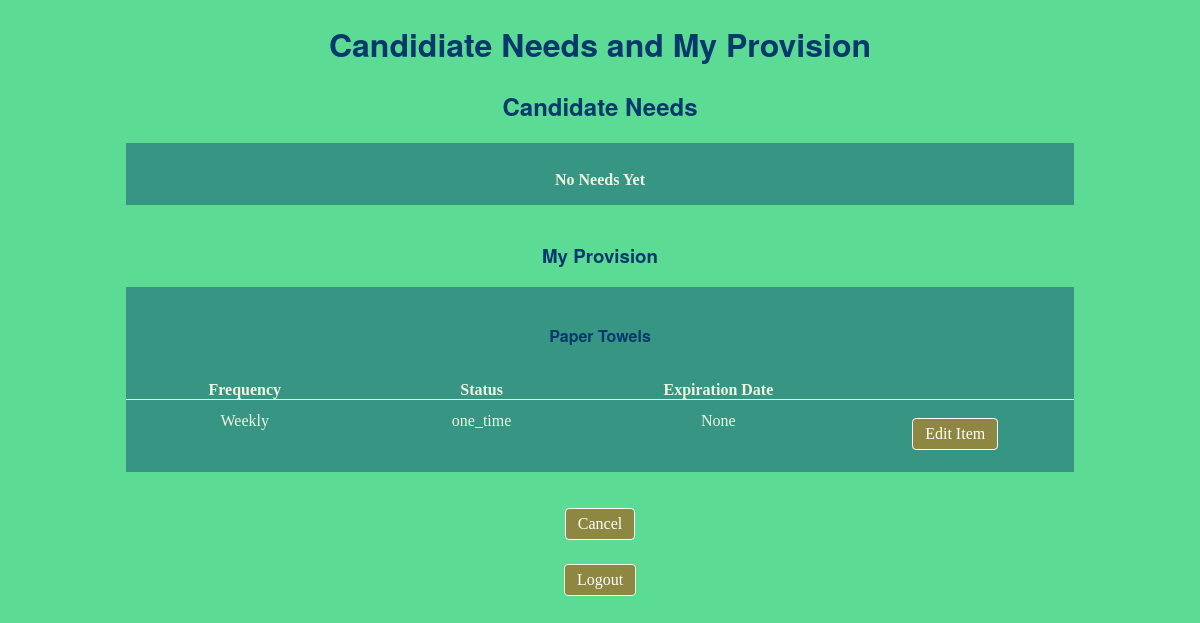
Before: /match_need_to_provision/2/2/ (signed in) with the older database file.
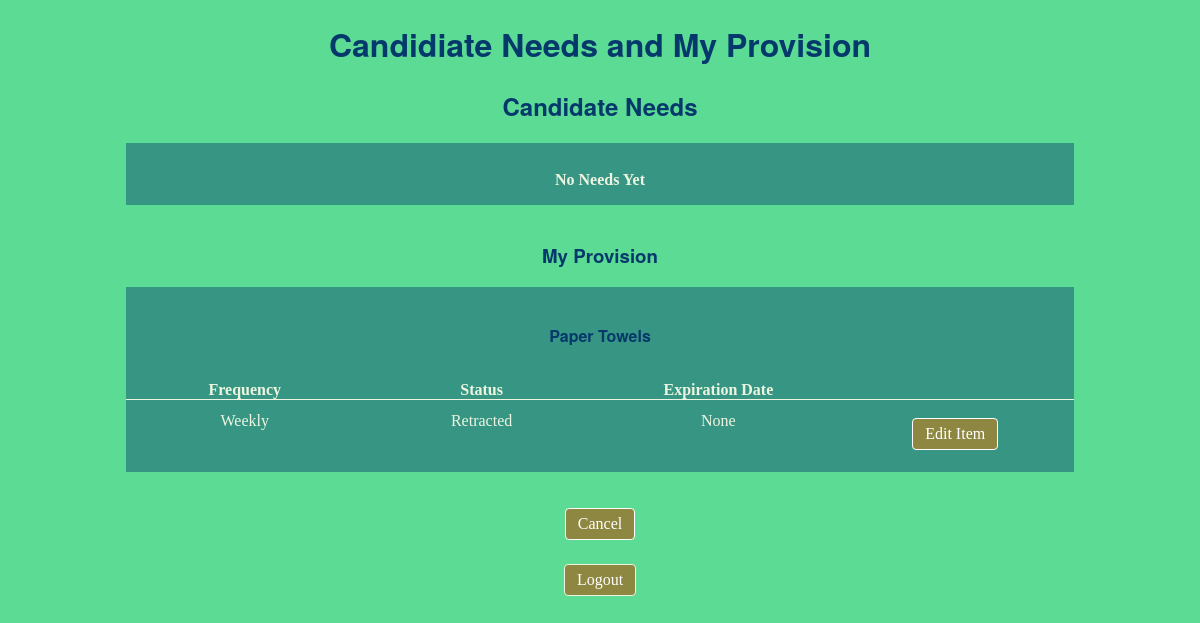
After: the same page with the newer database file.
### share/models.py (models this page shows, shortened)
class Provision(models.Model):
    STATUS = (
    ('Available', 'Available'),
    ('Pending', 'Pending'),
    ('Provided', 'Provided'),
    ('Expired', 'Expired'),
    ('Retracted', 'Retracted'),
    )
    FREQUENCY = (
    ('One Time', 'One_time'),
    ('Daily', 'Daily'),
    ('Weekly', 'Weekly'),
    ('Monthly', 'Monthly'),
    ('Intermittent', 'Intermittent'),
    ('Not Applicable', 'Not Applicable'),
    )
    name = models.CharField(max_length=50, help_text='')
    member_id = models.PositiveSmallIntegerField(blank=False,
    help_text='Providing member',default=0)
    type = models.CharField(max_length=25, choices=TYPE)
    frequency = models.CharField(max_length=25, choices=FREQUENCY, default='One_time',
    help_text='Used for items that repeat (i.e. at service that can be provided \
    to one person every week')
    expiration_date = models.DateTimeField(auto_now=False, auto_now_add=False, \
    blank=True, null=True, help_text=('useful for food and deadlines'))
    status = models.CharField(max_length=25, choices=STATUS, default='Available')
    provided_to = models.PositiveSmallIntegerField(blank=True, null=True,
    help_text="Member who received the service")

### share/views.py (the view)
# urls.py: path("match_need_to_provision", views.match_need_to_provision, name="match_need_to_provision"),
@login_required
def match_need_to_provision(request,pk,member_id):
    provision = Provision.objects.filter(id=pk).first()
    provision.expiration_date = format_date(provision.expiration_date)
    provisionSET = set(provision.name.lower().split())
    needs = Need.objects.filter(type=provision.type).filter(~Q(member_id=member_id)). \
    filter(Q(status='Open')|Q(status='open')|Q(status='Pending')|Q(status='pending'))
    needsLIST = []
    for need in needs:
        needSET = set(need.name.lower().split())
        common_words = provisionSET.intersection(needSET)
        if len(common_words)>0:
            needsLIST.append(need)
    for need in needs:
        need.due_date = format_date(need.due_date)
    context = {
    'provision':provision,
    'needs': needsLIST,
    }
    return render(request, 'share/match_need_to_provision.html/',context)

### share/views.py (called while the page is built)
def format_date(date_in):
    if date_in!=None:
        try:
            date_out = date_in.strftime("%b %d, %Y")
        except:
            date_in = datetime.strptime(date_in, "%b %d, %Y")
            date_out = date_in.strftime("%Y-%m-%d")
        return date_out

### share/templates/share/match_need_to_provision.html (shortened to what this page needs)
{% extends "base_generic.html" %}
{% block content %}
<h1>Candidiate Needs and My Provision</h1>
<h2>Candidate Needs</h2>
<div class="login-grid">
  <div class="login-left-margin"></div>
  <div class="login-middle">
    {%if needs %}
    <div class="provisions-grid-4columns">
      <span class="provision-column1"><strong>Need</strong></span>
      <span class="provision-column2"><strong>Type</strong></span>
      <span class="provision-column3"><strong>Due Date</strong></span>
      <span class="provision-column4"></span>
      {% for need in needs %}
        <span class="provision-column1">{{need.name}}</span>
        <span class="provision-column2">{{need.type}}</span>
        <span class="provision-column3">{{need.due_date}}</span>
        <span class="provision-column4">
          <a href="{% url 'need_contact_info' %}{{need.id}}/{{provision.id}}"
          class="button-submit" style="color:white">Contact Info</a>
        </span>
        {% empty %}
            <p class="bold-centered need-status error TODO">No needs Yet Line 1 Delete if not Needed</p>
      {% endfor %}
        </div>
        {% else %}
        <p class="bold-centered error">No Needs Yet</p>
        {% endif %}
    </div>
    <div class="login-right-margin"></div>
  </div>
    <br>
<h3>My Provision</h3>
<div class="login-grid">
  <div class="login-left-margin"></div>
  <div class="login-middle">
    <h4>{{provision.name}}</h4>
    <div class="provisions-grid-4columns">
      <span class="provision-column1"><strong>Frequency</strong></span>
      <span class="provision-column2"><strong>Status</strong></span>
      <span class="provision-column3"><strong>Expiration Date</strong></span>
      <span class="provision-column4"></span>
      <span class="provision-column1">{{provision.frequency}}</span>
      <span class="provision-column2">{{provision.status}}</span>
      <span class="provision-column3">{{provision.expiration_date}}</span>
      <span class="provision-column4"><a href="{% url 'update_provision_form' %}{{provision.id}}"
        class="button-submit" style="color:white">Edit Item</a></span>
      </div>
  </div>
  <div class="login-right-margin"></div>
</div>
<br>
 <div class="button-centered">
    <a class="button-submit" style="color:white" href="{% url 'summary'%}">Cancel</a>
  </div>
  <div class="bold-centered">
   <form  method="post" action="{% url 'logged_out' %}">
     <input type="submit" class="button-submit" style="color:white"  value="Logout" />
   </form>
 </div>
{% endblock %}

Changed rows visible on the page:
changed Provision "Paper Towels": status "one_time" → "Retracted"
